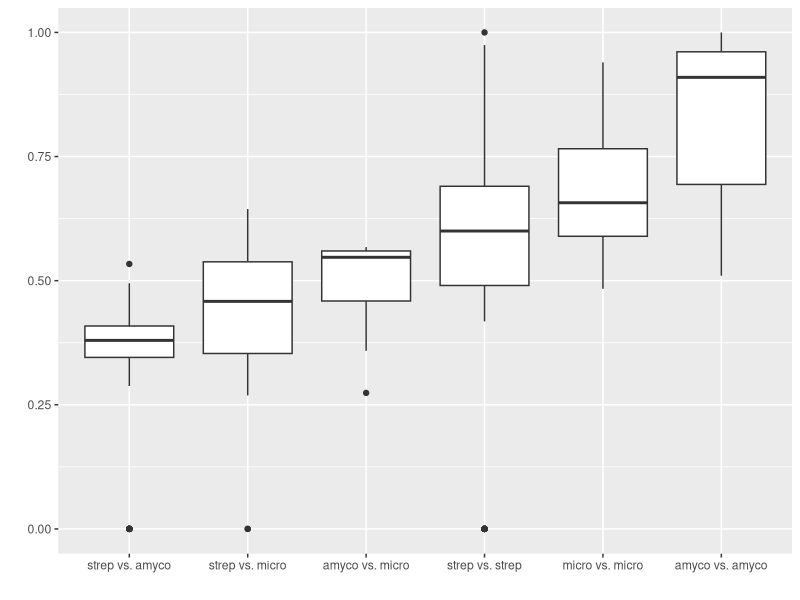

Write R code to recreate this figure.
library(ggplot2)

dat <- read.table('Genus_DOG_Jaccard_Indices.txt', header=T, sep='\t')

pdf('Genus_DOG_Jaccard_Indices.pdf', height=4, width=10)
ggplot(dat, aes(x=reorder(comparison, jaccard_index, FUN = median), y=jaccard_index)) + geom_boxplot() + xlab("") + ylab("") 
dev.off()
